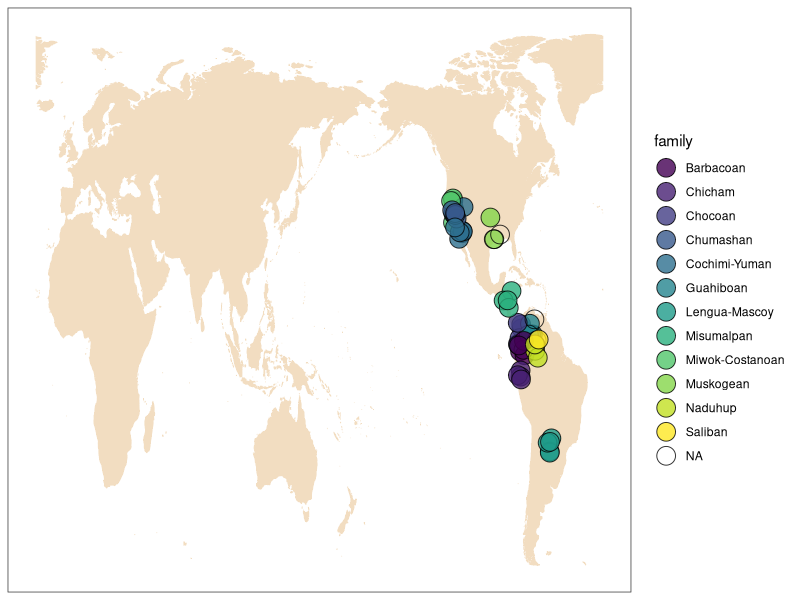
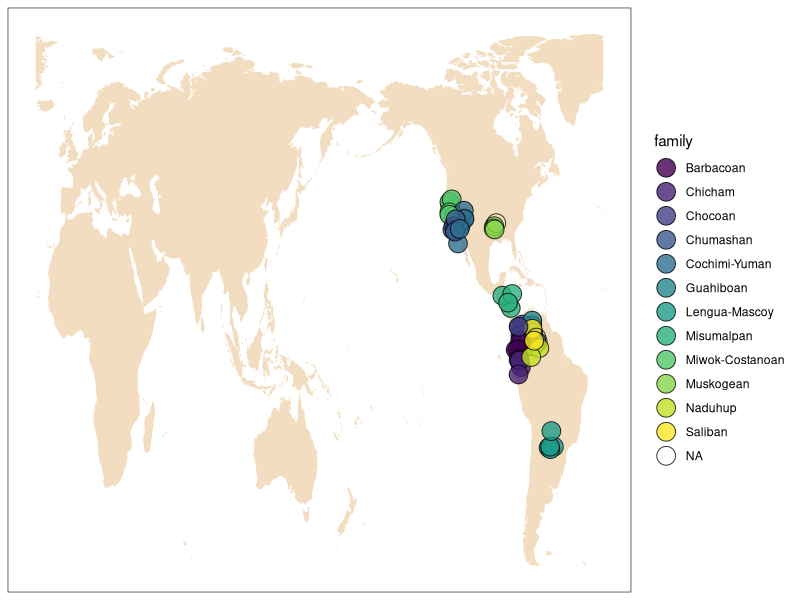

The R source for these figures, in order:
library(readr)
library(dplyr)
library(ggplot2)
library(rnaturalearth)
library(rnaturalearthdata)

###################################
languages <- read_csv('../languages.tsv', na=c(''))

################################################
#####             Maps                     #####
################################################
languages$longitude<-sapply(languages$longitude,function(x) ifelse(x<(-25),x + 360,x))
world <- map_data('world', interior=F, wrap=c(-25,335), ylim=c(-54,79))

map_lb <- ggplot() +
  geom_polygon(
    data=world,
    aes(x=long,y=lat, group=group),
    colour="#F2DDC1",linewidth=0.2, fill="#F2DDC1"
  ) + 
  geom_jitter(
    data=languages,
    aes(longitude, latitude, fill=family),
    height=3, width=2, size=6, shape=21, alpha=0.8
  ) +
  scale_fill_viridis_d(option="D") +
  scale_x_continuous(name=NULL, breaks=NULL) +
  scale_y_continuous(name=NULL, breaks=NULL) +
  theme_bw() +
  theme(legend.position="right") 

map_lb
ggsave('map.png', map_lb, scale=1, width=3000, height=2000, units="px")
